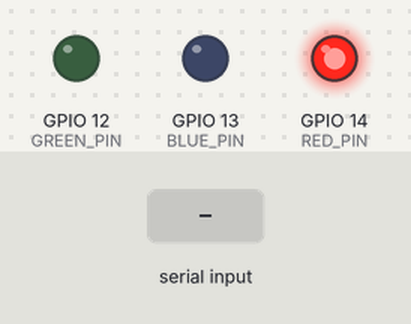
Bench run of a sketch on a simulated ESP32. Shown: output pins drawn as LEDs (lit = HIGH). The test bench sets the inputs (shaded band). WiFi joins after 1.5 s; servers stay silent unless stated; random numbers use the default seed unless the sketch sets one; what the sketch prints to the serial monitor is not drawn.

Above: at 2.7 s.
2.8 s: "U" received over Serial
At 3.5 s:
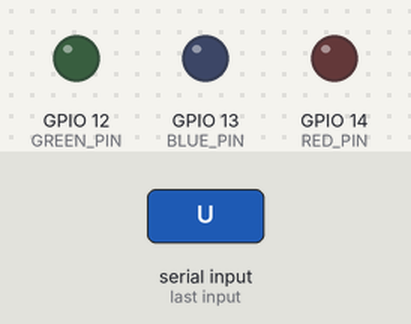
Timing chart, 0 to 12.3 s (numbered marks = the images above; inputs shaded):
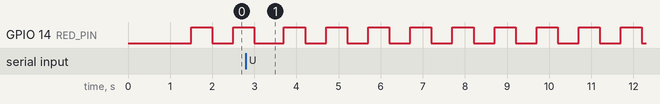

Measured:
- by itself, GPIO 14 (RED_PIN): repeats every 1.0 s: HIGH 0.50 s, LOW 0.50 s

The sketch:

ota_git_esp32_V1.ino
```cpp
#include <WiFi.h>
#include <HTTPClient.h>
#include <HTTPUpdate.h>
#include <WiFiClientSecure.h>

#define RED_PIN    14
#define GREEN_PIN  12
#define BLUE_PIN   13

const char* ssid = "Pranjal_2.4";
const char* password = "PK@98400";

String FirmwareVer = "1.0.1";

#define URL_fw_Version "https://raw.githubusercontent.com/belly1v123/OTA_git_ESP32/refs/heads/main/version.txt"
#define URL_fw_Bin "https://raw.githubusercontent.com/belly1v123/OTA_git_ESP32/refs/heads/main/fw.bin"

int incomingByte;

void setup() {
  Serial.begin(115200);
  pinMode(RED_PIN, OUTPUT);
  pinMode(GREEN_PIN, OUTPUT);
  pinMode(BLUE_PIN, OUTPUT);

  Serial.println("Firmware Version: " + FirmwareVer);

  WiFi.begin(ssid, password);
  Serial.print("Connecting to WiFi");
  while (WiFi.status() != WL_CONNECTED) {
    delay(500);
    Serial.print(".");
  }
  Serial.println("\nConnected to WiFi");
}

void loop() {

  digitalWrite(RED_PIN, HIGH);
  digitalWrite(GREEN_PIN, LOW);
  digitalWrite(BLUE_PIN, LOW);
  delay(500);
  digitalWrite(RED_PIN, LOW);
  delay(500);

  if (Serial.available() > 0) {
    incomingByte = Serial.read();
    if (incomingByte == 'U') {
      Serial.println("Firmware Update Requested...");
      if (FirmwareVersionCheck()) {
        firmwareUpdate();
      }
    }
  }
}

int FirmwareVersionCheck() {
  String payload;
  int httpCode;

  WiFiClientSecure* client = new WiFiClientSecure;
  client->setInsecure();  // Ignore SSL cert (dev only)

  HTTPClient https;
  String fullURL = String(URL_fw_Version) + "?" + String(rand());  // Cache busting

  if (https.begin(*client, fullURL)) {
    httpCode = https.GET();
    if (httpCode == HTTP_CODE_OK) {
      payload = https.getString();
    } else {
      Serial.printf("Version check failed: %d\n", httpCode);
    }
    https.end();
  }
  delete client;

  if (httpCode == HTTP_CODE_OK) {
    payload.trim();
    if (payload.equals(FirmwareVer)) {
      Serial.println("Already on latest firmware.");
      return 0;
    } else {
      Serial.println("New version found: " + payload);
      return 1;
    }
  }

  return 0;
}

void firmwareUpdate() {
  WiFiClientSecure client;
  client.setInsecure();  // Skip cert verification (OK for testing)

  t_httpUpdate_return ret = httpUpdate.update(client, URL_fw_Bin);

  switch (ret) {
    case HTTP_UPDATE_FAILED:
      Serial.printf("Update failed: (%d): %s\n", httpUpdate.getLastError(), httpUpdate.getLastErrorString().c_str());
      break;

    case HTTP_UPDATE_NO_UPDATES:
      Serial.println("No updates available.");
      break;

    case HTTP_UPDATE_OK:
      Serial.println("Update successful.");
      break;
  }
}
```
